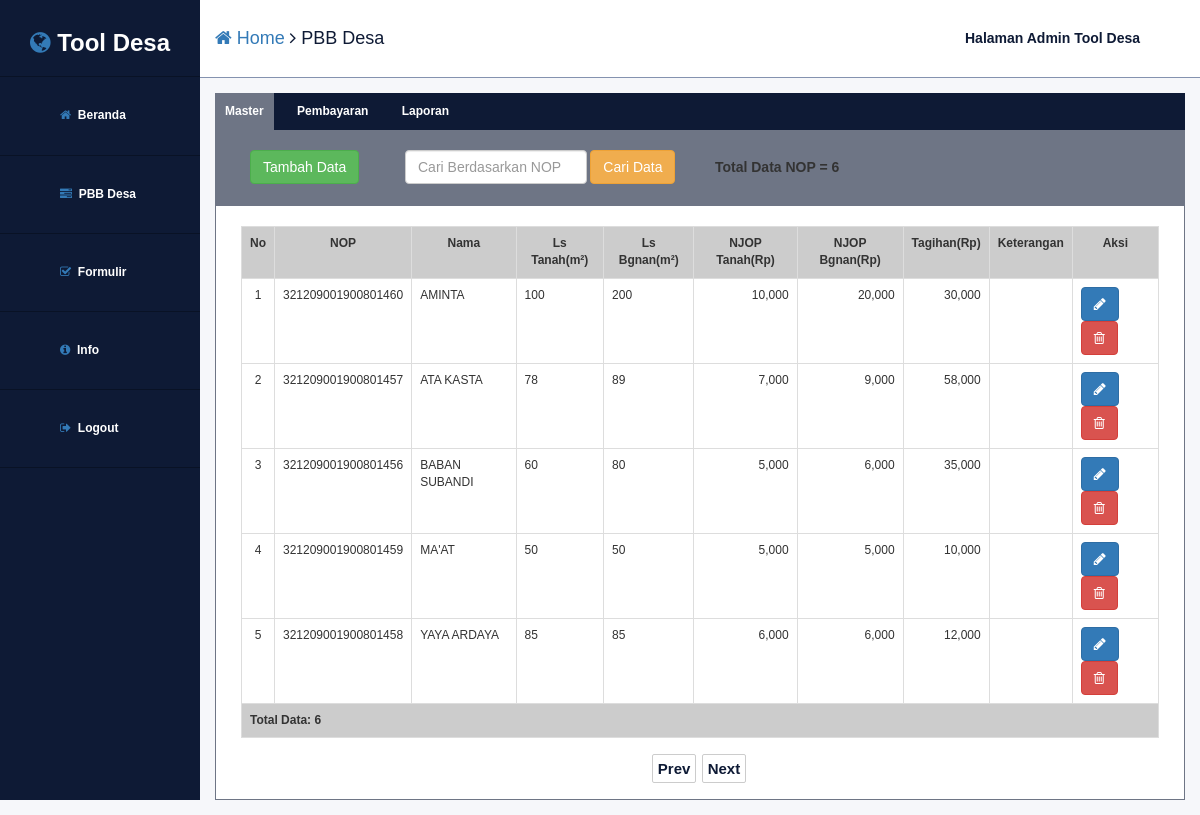
/?page1=pbbdesa-sorting&kolom=nama&sort=ASC (signed in), run on the app's committed database.
### tables this page shows
CREATE TABLE `pbbdesa` (
  `nop` varchar(18) NOT NULL,
  `nama` varchar(50) NOT NULL,
  `luas_tanah` int(11) NOT NULL,
  `luas_bangunan` int(11) NOT NULL,
  `njop_tanah` int(11) NOT NULL,
  `njop_bangunan` int(11) NOT NULL,
  `tagihan` int(11) NOT NULL,
  `keterangan` text NOT NULL,
  `tanggal_input` timestamp NOT NULL DEFAULT CURRENT_TIMESTAMP ON UPDATE CURRENT_TIMESTAMP
);

### library/pbbdesa/table.php (the view, shortened to what this page needs)
	<?php
function table_sorting_pbbdesa($kolom, $sort)
{
	if($sort=="ASC"){
		$linksort = "DESC";
	}else{
		$linksort = "ASC";
	}
	?>
	<div id="pbbdesa-content" class="col-md-12">
		<div class="table-responsive">
			<table class="table table-bordered table-aing">
				<tr>
					<th class="text-center">No</th>
					<th class="text-center"><a class="link-th" href="<?php echo "?page1=pbbdesa-sorting&kolom=nop&sort=".$linksort; ?>">NOP</a></th>
					<th class="text-center"><a class="link-th" href="<?php echo "?page1=pbbdesa-sorting&kolom=nama&sort=".$linksort; ?>">Nama</a></th>
					<th class="text-center"><a class="link-th" href="<?php echo "?page1=pbbdesa-sorting&kolom=luas_tanah&sort=".$linksort; ?>">Ls Tanah(m&sup2;)</a></th>
					<th class="text-center"><a class="link-th" href="<?php echo "?page1=pbbdesa-sorting&kolom=luas_bangunan&sort=".$linksort; ?>">Ls Bgnan(m&sup2;)</a></th>
					<th class="text-center"><a class="link-th" href="<?php echo "?page1=pbbdesa-sorting&kolom=njop_tanah&sort=".$linksort; ?>">NJOP Tanah(Rp)</a></th>
					<th class="text-center"><a class="link-th" href="<?php echo "?page1=pbbdesa-sorting&kolom=njop_bangunan&sort=".$linksort; ?>">NJOP Bgnan(Rp)</a></th>
					<th class="text-center"><a class="link-th" href="<?php echo "?page1=pbbdesa-sorting&kolom=tagihan&sort=".$linksort; ?>">Tagihan(Rp)</a></th>
					<th class="text-center">Keterangan</th>
					<th class="text-center">Aksi</th>
				</tr>
				<?php
				$koneksi = db_connect();
				$limit = 5;
				$hal = @$_GET['hal'];
				if(empty($hal)){
					$posisi = 0;
					$hal = 1;
				} else {
					$posisi = ($hal-1)*$limit;
				}
				$sql = "Select * from pbbdesa order by ".$kolom." ".$sort." LIMIT ".$posisi.", ".$limit;
				$result = $koneksi->query($sql);
				if($result->num_rows > 0){
					$no = $posisi + 1;
					while($row = $result->fetch_array()){
						?>
						<tr>
							<td class="text-center"><?php echo $no; ?></td>
							<td><?php echo $row['nop'];?></td>
							<td><?php echo strtoupper($row['nama']);?></td>
							<td><?php echo $row['luas_tanah'];?></td>
							<td><?php echo $row['luas_bangunan'];?></td>
							<td class="text-right"><?php echo number_format($row['njop_tanah']);?></td>
							<td class="text-right"><?php echo number_format($row['njop_bangunan']);?></td>
							<td class="text-right"><?php echo number_format($row['tagihan']);?></td>
							<td><?php echo $row['keterangan'];?></td>
							<td>
								<a class="btn btn-primary" href="<?php echo "?page1=pbbdesa-edit&page2=form&nop=".$row['nop'];?>"><i class="fa fa-pencil" aria-hidden="true"></i></a>
								<a class="btn btn-danger" href="<?php echo "?page1=pbbdesa-delete&nop=".$row['nop'];?>" onclick="return confirm('<?php echo "yakin hapus data dengan nop = ".$row['nop']; ?>');"><i class="fa fa-trash-o" aria-hidden="true"></i></a>
							</td>
						</tr>
						<?php
						$no++;
					}
				} else {
					?>
					<tr><td colspan="10">No Record</td></tr>
					<?php
				}
				$sql = "select * from pbbdesa";
				$result = $koneksi->query($sql);
				if($result){
					$totaldata = $result->num_rows;
				} else {
					$totaldata = 0;
				}
				?>
				<tr>
					<th colspan="10">Total Data:  <?php echo $totaldata; ?></th>
				</tr>
			</table>
		</div>
		<div id="navigasi-page" class="col-md-12 col-xs-12 col-sm-12 text-center">
			<?php
			$jumlahpage = ceil($totaldata/$limit);
			$file = $_SERVER['PHP_SELF'];
			if($hal > 1){
				$prev = $hal - 1;
				?>
				<a class="nav-a" href="<?php echo $file."?page1=pbbdesa-sorting&kolom=".$kolom."&sort=".$sort."&hal=".$prev; ?>">Prev</a>
				<?php
			}else{
				?>
				<span class="nav-a">Prev</span>
				<?php
			}
			if($hal < $jumlahpage){
				$next = $hal + 1;
				?>
				<a class="nav-a" href="<?php echo $file."?page1=pbbdesa-sorting&kolom=".$kolom."&sort=".$sort."&hal=".$next; ?>">Next</a>
				<?php
			}else{
				?>
				<span class="nav-a">Next</span>
				<?php
			}
			?>
		</div>
	</div>
	<?php
}
	?>

### style.css (style rules this page uses)
body { font-family: 'Helvetica' !important; }
.link-th { color: #333; }
.table-aing { background-color:#fff; }
.table-aing th { background-color:#ccc; color: #333; }
#navigasi-page { overflow:flex; }
.nav-a { font-weight:bold; font-size:15px; color:#0e1a35; padding:5px; background-color: #fff; border:1px solid #ccc; border-radius:2px; margin-right:2px; }
#pbbdesa-content { padding: 20px 25px 20px 25px; background-color: #fff; border: 1px solid #6e7585 ; }

### data on the page
pbbdesa: nop "321209001900801460", nama "AMINTA", luas_tanah "100", luas_bangunan "200", njop_tanah "10,000", njop_bangunan "20,000", tagihan "30,000"
pbbdesa: nop "321209001900801457", nama "ATA KASTA", luas_tanah "78", luas_bangunan "89", njop_tanah "7,000", njop_bangunan "9,000", tagihan "58,000"
pbbdesa: nop "321209001900801456", nama "BABAN SUBANDI", luas_tanah "60", luas_bangunan "80", njop_tanah "5,000", njop_bangunan "6,000", tagihan "35,000"
pbbdesa: nop "321209001900801459", nama "MA'AT", luas_tanah "50", luas_bangunan "50", njop_tanah "5,000", njop_bangunan "5,000", tagihan "10,000"
pbbdesa: nop "321209001900801458", nama "YAYA ARDAYA", luas_tanah "85", luas_bangunan "85", njop_tanah "6,000", njop_bangunan "6,000", tagihan "12,000"

### other printed values
$title "PBB Desa"
$totaldata "6"
